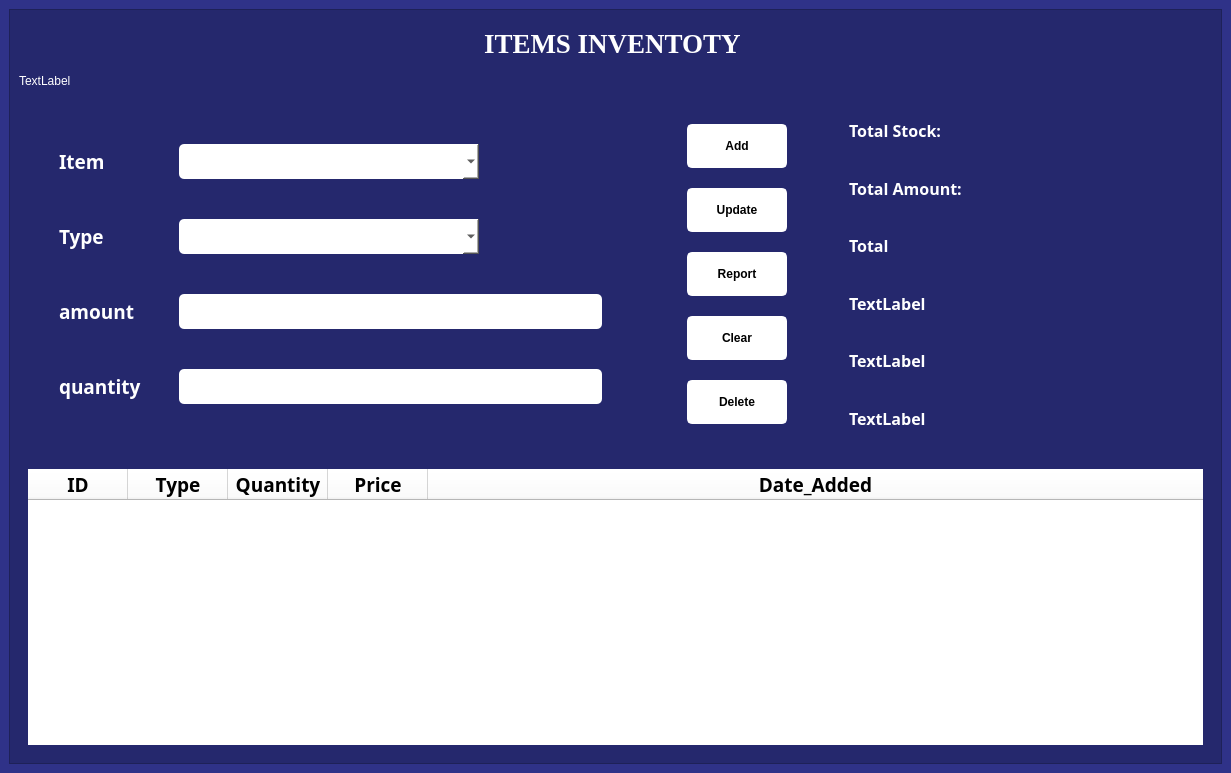
<?xml version="1.0" encoding="UTF-8"?>
<ui version="4.0">
 <class>MainWindow</class>
 <widget class="QMainWindow" name="MainWindow">
  <property name="geometry">
   <rect>
    <x>0</x>
    <y>0</y>
    <width>1231</width>
    <height>773</height>
   </rect>
  </property>
  <property name="windowTitle">
   <string>MainWindow</string>
  </property>
  <property name="styleSheet">
   <string notr="true">background-color: rgba(44, 47, 134, 200);
color: white;</string>
  </property>
  <widget class="QWidget" name="centralwidget">
   <property name="styleSheet">
    <string notr="true">background-color: rgba(44, 47, 134, 200);
color: white;</string>
   </property>
   <layout class="QVBoxLayout" name="verticalLayout_2">
    <item>
     <widget class="QFrame" name="frame">
      <property name="styleSheet">
       <string notr="true">background-color: rgba(0, 0, 0, 50);</string>
      </property>
      <property name="frameShape">
       <enum>QFrame::StyledPanel</enum>
      </property>
      <property name="frameShadow">
       <enum>QFrame::Raised</enum>
      </property>
      <layout class="QVBoxLayout" name="verticalLayout_3">
       <item>
        <widget class="QFrame" name="frame_2">
         <property name="minimumSize">
          <size>
           <width>1038</width>
           <height>0</height>
          </size>
         </property>
         <property name="styleSheet">
          <string notr="true">background-color: none;
border: none;
</string>
         </property>
         <property name="frameShape">
          <enum>QFrame::StyledPanel</enum>
         </property>
         <property name="frameShadow">
          <enum>QFrame::Raised</enum>
         </property>
         <layout class="QVBoxLayout" name="verticalLayout">
          <item alignment="Qt::AlignHCenter">
           <widget class="QLabel" name="label_8">
            <property name="font">
             <font>
              <family>Times New Roman</family>
              <pointsize>20</pointsize>
              <bold>true</bold>
             </font>
            </property>
            <property name="text">
             <string>ITEMS INVENTOTY </string>
            </property>
           </widget>
          </item>
         </layout>
        </widget>
       </item>
       <item>
        <widget class="QLabel" name="error_label">
         <property name="styleSheet">
          <string notr="true">background-color: none;
border: none;
</string>
         </property>
         <property name="text">
          <string>TextLabel</string>
         </property>
        </widget>
       </item>
       <item>
        <widget class="QFrame" name="frame_3">
         <property name="styleSheet">
          <string notr="true">#frame_3{
	color: rgb(255, 255, 255);
padding: 10px;
background-color: none;
border: none;
}

#frame_4{
	height: 80px;
	border-radius: 9px;
	background-color: rgb(81, 161, 134);
	padding-left: 10px;
	color: rgb(255, 255, 255);
padding:5px;

}
QPushButton{
	color: white;
	border-radius: 9px;
	border: 2px solid white;
	background-color: rgb(0, 0, 99);
	padding: 2px;
	height: 20px;
	font: 700 11pt &quot;Segoe UI&quot;;
}

QPushButton::hover{
	background-color: rgb(255, 98, 46);
padding: 20px;
}

QComboBox{
	background-color: rgb(255, 255, 255);
	border-radius: 5px;
	padding: 5px;
	color: rgb(0, 0, 0);
}

QComboBox::hover{
	background-color: rgb(255, 255, 255);
}

QLineEdit{
	background-color: rgb(255, 255, 255);
	border-radius: 5px;
	padding: 5px;
	color: rgb(0, 0, 0);
}
QSpinBox::hover{
	background-color: rgb(255, 255, 255);
}</string>
         </property>
         <property name="frameShape">
          <enum>QFrame::StyledPanel</enum>
         </property>
         <property name="frameShadow">
          <enum>QFrame::Raised</enum>
         </property>
         <layout class="QHBoxLayout" name="horizontalLayout">
          <property name="spacing">
           <number>25</number>
          </property>
          <property name="leftMargin">
           <number>0</number>
          </property>
          <property name="topMargin">
           <number>0</number>
          </property>
          <property name="rightMargin">
           <number>0</number>
          </property>
          <property name="bottomMargin">
           <number>0</number>
          </property>
          <item>
           <layout class="QGridLayout" name="gridLayout_3">
            <item row="0" column="0">
             <layout class="QGridLayout" name="gridLayout">
              <property name="leftMargin">
               <number>30</number>
              </property>
              <property name="topMargin">
               <number>20</number>
              </property>
              <property name="rightMargin">
               <number>30</number>
              </property>
              <property name="bottomMargin">
               <number>20</number>
              </property>
              <property name="horizontalSpacing">
               <number>10</number>
              </property>
              <property name="verticalSpacing">
               <number>20</number>
              </property>
              <item row="1" column="3">
               <widget class="QComboBox" name="itemtype">
                <property name="maximumSize">
                 <size>
                  <width>300</width>
                  <height>16777215</height>
                 </size>
                </property>
                <property name="font">
                 <font>
                  <family>Manrope</family>
                  <pointsize>12</pointsize>
                 </font>
                </property>
               </widget>
              </item>
              <item row="0" column="3">
               <widget class="QComboBox" name="category">
                <property name="minimumSize">
                 <size>
                  <width>200</width>
                  <height>0</height>
                 </size>
                </property>
                <property name="maximumSize">
                 <size>
                  <width>300</width>
                  <height>16777215</height>
                 </size>
                </property>
                <property name="font">
                 <font>
                  <family>Manrope</family>
                  <pointsize>12</pointsize>
                 </font>
                </property>
               </widget>
              </item>
              <item row="3" column="0">
               <widget class="QLabel" name="label_4">
                <property name="minimumSize">
                 <size>
                  <width>90</width>
                  <height>0</height>
                 </size>
                </property>
                <property name="maximumSize">
                 <size>
                  <width>40</width>
                  <height>16777215</height>
                 </size>
                </property>
                <property name="font">
                 <font>
                  <family>Quincy</family>
                  <pointsize>14</pointsize>
                  <bold>true</bold>
                 </font>
                </property>
                <property name="styleSheet">
                 <string notr="true">background-color: none;
border: none;
</string>
                </property>
                <property name="text">
                 <string>quantity</string>
                </property>
               </widget>
              </item>
              <item row="1" column="0">
               <widget class="QLabel" name="label">
                <property name="minimumSize">
                 <size>
                  <width>90</width>
                  <height>0</height>
                 </size>
                </property>
                <property name="maximumSize">
                 <size>
                  <width>40</width>
                  <height>16777215</height>
                 </size>
                </property>
                <property name="font">
                 <font>
                  <family>Quincy</family>
                  <pointsize>14</pointsize>
                  <bold>true</bold>
                 </font>
                </property>
                <property name="styleSheet">
                 <string notr="true">background-color: none;
border: none;
</string>
                </property>
                <property name="text">
                 <string>Type</string>
                </property>
               </widget>
              </item>
              <item row="2" column="3">
               <widget class="QLineEdit" name="itemAmount">
                <property name="font">
                 <font>
                  <family>Manrope</family>
                  <pointsize>12</pointsize>
                 </font>
                </property>
               </widget>
              </item>
              <item row="0" column="0">
               <widget class="QLabel" name="label_2">
                <property name="minimumSize">
                 <size>
                  <width>90</width>
                  <height>0</height>
                 </size>
                </property>
                <property name="maximumSize">
                 <size>
                  <width>40</width>
                  <height>16777215</height>
                 </size>
                </property>
                <property name="font">
                 <font>
                  <family>Quincy</family>
                  <pointsize>14</pointsize>
                  <bold>true</bold>
                 </font>
                </property>
                <property name="styleSheet">
                 <string notr="true">background-color: none;
border: none;
</string>
                </property>
                <property name="text">
                 <string>Item</string>
                </property>
               </widget>
              </item>
              <item row="2" column="0">
               <widget class="QLabel" name="label_3">
                <property name="minimumSize">
                 <size>
                  <width>110</width>
                  <height>0</height>
                 </size>
                </property>
                <property name="maximumSize">
                 <size>
                  <width>40</width>
                  <height>16777215</height>
                 </size>
                </property>
                <property name="font">
                 <font>
                  <family>Quincy</family>
                  <pointsize>14</pointsize>
                  <bold>true</bold>
                 </font>
                </property>
                <property name="styleSheet">
                 <string notr="true">background-color: none;
border: none;
</string>
                </property>
                <property name="text">
                 <string>amount</string>
                </property>
               </widget>
              </item>
              <item row="3" column="3">
               <widget class="QLineEdit" name="itemquant">
                <property name="font">
                 <font>
                  <family>Manrope</family>
                  <pointsize>12</pointsize>
                 </font>
                </property>
               </widget>
              </item>
             </layout>
            </item>
            <item row="0" column="1">
             <layout class="QGridLayout" name="gridLayout_2">
              <property name="leftMargin">
               <number>30</number>
              </property>
              <property name="topMargin">
               <number>20</number>
              </property>
              <property name="rightMargin">
               <number>30</number>
              </property>
              <property name="bottomMargin">
               <number>20</number>
              </property>
              <property name="horizontalSpacing">
               <number>10</number>
              </property>
              <property name="verticalSpacing">
               <number>20</number>
              </property>
              <item row="1" column="0">
               <widget class="QPushButton" name="pushButton_8">
                <property name="minimumSize">
                 <size>
                  <width>100</width>
                  <height>0</height>
                 </size>
                </property>
                <property name="maximumSize">
                 <size>
                  <width>100</width>
                  <height>16777215</height>
                 </size>
                </property>
                <property name="styleSheet">
                 <string notr="true">QPushButton:hover {              
	background-color: rgb(76, 80, 197);
}
QPushButton{
	background-color: rgb(255, 255, 255);
	border-radius: 5px;
	padding: 10px;
	color: rgb(0, 0, 0);
	width: 90px;
	font-weight: 900;
}</string>
                </property>
                <property name="text">
                 <string>Update</string>
                </property>
                <property name="icon">
                 <iconset resource="../../static.qrc">
                  <normaloff>:/logo/images/approve_and_update_100px.png</normaloff>:/logo/images/approve_and_update_100px.png</iconset>
                </property>
                <property name="iconSize">
                 <size>
                  <width>24</width>
                  <height>24</height>
                 </size>
                </property>
               </widget>
              </item>
              <item row="4" column="0">
               <widget class="QPushButton" name="pushButton">
                <property name="minimumSize">
                 <size>
                  <width>100</width>
                  <height>0</height>
                 </size>
                </property>
                <property name="maximumSize">
                 <size>
                  <width>100</width>
                  <height>16777215</height>
                 </size>
                </property>
                <property name="styleSheet">
                 <string notr="true">QPushButton:hover {              
	background-color: rgb(76, 80, 197);
}
QPushButton{
	background-color: rgb(255, 255, 255);
	border-radius: 5px;
	padding: 10px;
	color: rgb(0, 0, 0);
	width: 90px;
	font-weight: 900;
}</string>
                </property>
                <property name="text">
                 <string>Delete</string>
                </property>
                <property name="icon">
                 <iconset resource="../../static.qrc">
                  <normaloff>:/logo/images/delete_100px.png</normaloff>:/logo/images/delete_100px.png</iconset>
                </property>
                <property name="iconSize">
                 <size>
                  <width>24</width>
                  <height>24</height>
                 </size>
                </property>
               </widget>
              </item>
              <item row="0" column="0">
               <widget class="QPushButton" name="pushButton_2">
                <property name="minimumSize">
                 <size>
                  <width>100</width>
                  <height>0</height>
                 </size>
                </property>
                <property name="maximumSize">
                 <size>
                  <width>100</width>
                  <height>16777215</height>
                 </size>
                </property>
                <property name="styleSheet">
                 <string notr="true">QPushButton:hover {              
	background-color: rgb(76, 80, 197);
}
QPushButton{
	background-color: rgb(255, 255, 255);
	border-radius: 5px;
	padding: 10px;
	color: rgb(0, 0, 0);
	width: 90px;
	font-weight: 900;
}</string>
                </property>
                <property name="text">
                 <string>Add</string>
                </property>
                <property name="icon">
                 <iconset resource="../../static.qrc">
                  <normaloff>:/logo/images/joyent_48px.png</normaloff>:/logo/images/joyent_48px.png</iconset>
                </property>
                <property name="iconSize">
                 <size>
                  <width>22</width>
                  <height>22</height>
                 </size>
                </property>
               </widget>
              </item>
              <item row="3" column="0">
               <widget class="QPushButton" name="pushButton_7">
                <property name="minimumSize">
                 <size>
                  <width>100</width>
                  <height>0</height>
                 </size>
                </property>
                <property name="maximumSize">
                 <size>
                  <width>100</width>
                  <height>16777215</height>
                 </size>
                </property>
                <property name="styleSheet">
                 <string notr="true">QPushButton:hover {              
	background-color: rgb(76, 80, 197);
}
QPushButton{
	background-color: rgb(255, 255, 255);
	border-radius: 5px;
	padding: 10px;
	color: rgb(0, 0, 0);
	width: 90px;
	font-weight: 900;
}</string>
                </property>
                <property name="text">
                 <string>Clear</string>
                </property>
                <property name="icon">
                 <iconset resource="../../static.qrc">
                  <normaloff>:/logo/images/clear_symbol_48px.png</normaloff>:/logo/images/clear_symbol_48px.png</iconset>
                </property>
                <property name="iconSize">
                 <size>
                  <width>24</width>
                  <height>24</height>
                 </size>
                </property>
               </widget>
              </item>
              <item row="2" column="0">
               <widget class="QPushButton" name="sale_entery_report">
                <property name="minimumSize">
                 <size>
                  <width>100</width>
                  <height>0</height>
                 </size>
                </property>
                <property name="maximumSize">
                 <size>
                  <width>100</width>
                  <height>16777215</height>
                 </size>
                </property>
                <property name="styleSheet">
                 <string notr="true">QPushButton:hover {              
	background-color: rgb(76, 80, 197);
}
QPushButton{
	background-color: rgb(255, 255, 255);
	border-radius: 5px;
	padding: 10px;
	color: rgb(0, 0, 0);
	width: 90px;
	font-weight: 900;
}</string>
                </property>
                <property name="text">
                 <string>Report</string>
                </property>
                <property name="icon">
                 <iconset resource="../../static.qrc">
                  <normaloff>:/logo/images/report_card_48px.png</normaloff>:/logo/images/report_card_48px.png</iconset>
                </property>
                <property name="iconSize">
                 <size>
                  <width>23</width>
                  <height>23</height>
                 </size>
                </property>
               </widget>
              </item>
             </layout>
            </item>
           </layout>
          </item>
          <item>
           <widget class="QFrame" name="frame_4">
            <property name="minimumSize">
             <size>
              <width>360</width>
              <height>120</height>
             </size>
            </property>
            <property name="maximumSize">
             <size>
              <width>350</width>
              <height>400</height>
             </size>
            </property>
            <property name="styleSheet">
             <string notr="true">#frame_4{
background-color: none;
border: none;
}

#label_5,#label_6,#label_9,#label_11,#label_13,#label_15{
	color: rgb(255, 255, 255);
border-radius:1px;
}
#totalpriceLabel,#totalstockLabel, #label_10, #label_12, #label_14, #label_16{
	background-color: rgb(255, 255, 255);
}</string>
            </property>
            <property name="frameShape">
             <enum>QFrame::StyledPanel</enum>
            </property>
            <property name="frameShadow">
             <enum>QFrame::Raised</enum>
            </property>
            <layout class="QGridLayout" name="gridLayout_5">
             <property name="leftMargin">
              <number>2</number>
             </property>
             <property name="topMargin">
              <number>2</number>
             </property>
             <property name="rightMargin">
              <number>2</number>
             </property>
             <property name="bottomMargin">
              <number>2</number>
             </property>
             <property name="horizontalSpacing">
              <number>2</number>
             </property>
             <property name="verticalSpacing">
              <number>19</number>
             </property>
             <item row="1" column="0">
              <widget class="QLabel" name="total_amount">
               <property name="font">
                <font>
                 <family>Manrope ExtraBold</family>
                 <pointsize>12</pointsize>
                 <bold>true</bold>
                </font>
               </property>
               <property name="styleSheet">
                <string notr="true">background-color: none;
border: none;
</string>
               </property>
               <property name="text">
                <string>Total Amount:</string>
               </property>
              </widget>
             </item>
             <item row="3" column="0">
              <widget class="QLabel" name="label_11">
               <property name="font">
                <font>
                 <family>Manrope ExtraBold</family>
                 <pointsize>12</pointsize>
                 <bold>true</bold>
                </font>
               </property>
               <property name="styleSheet">
                <string notr="true">background-color: none;
border: none;
</string>
               </property>
               <property name="text">
                <string>TextLabel</string>
               </property>
              </widget>
             </item>
             <item row="5" column="0">
              <widget class="QLabel" name="label_15">
               <property name="font">
                <font>
                 <family>Manrope ExtraBold</family>
                 <pointsize>12</pointsize>
                 <bold>true</bold>
                </font>
               </property>
               <property name="styleSheet">
                <string notr="true">background-color: none;
border: none;
</string>
               </property>
               <property name="text">
                <string>TextLabel</string>
               </property>
              </widget>
             </item>
             <item row="0" column="0">
              <widget class="QLabel" name="total_stock">
               <property name="font">
                <font>
                 <family>Manrope ExtraBold</family>
                 <pointsize>12</pointsize>
                 <bold>true</bold>
                </font>
               </property>
               <property name="styleSheet">
                <string notr="true">background-color: none;
border: none;
</string>
               </property>
               <property name="text">
                <string>Total Stock:</string>
               </property>
              </widget>
             </item>
             <item row="2" column="0">
              <widget class="QLabel" name="label_9">
               <property name="font">
                <font>
                 <family>Manrope ExtraBold</family>
                 <pointsize>12</pointsize>
                 <bold>true</bold>
                </font>
               </property>
               <property name="styleSheet">
                <string notr="true">background-color: none;
border: none;
</string>
               </property>
               <property name="text">
                <string>Total</string>
               </property>
              </widget>
             </item>
             <item row="4" column="0">
              <widget class="QLabel" name="label_13">
               <property name="font">
                <font>
                 <family>Manrope ExtraBold</family>
                 <pointsize>12</pointsize>
                 <bold>true</bold>
                </font>
               </property>
               <property name="styleSheet">
                <string notr="true">background-color: none;
border: none;
</string>
               </property>
               <property name="text">
                <string>TextLabel</string>
               </property>
              </widget>
             </item>
            </layout>
           </widget>
          </item>
         </layout>
        </widget>
       </item>
       <item>
        <widget class="QFrame" name="frame_5">
         <property name="styleSheet">
          <string notr="true">background-color: none;
border: none;</string>
         </property>
         <property name="frameShape">
          <enum>QFrame::StyledPanel</enum>
         </property>
         <property name="frameShadow">
          <enum>QFrame::Raised</enum>
         </property>
         <layout class="QGridLayout" name="gridLayout_4">
          <item row="0" column="0">
           <widget class="QTableWidget" name="tableWidget">
            <property name="styleSheet">
             <string notr="true">font: 800 12pt &quot;Manrope ExtraBold&quot;;
background-color: rgb(255, 255, 255);
color: black;</string>
            </property>
            <attribute name="horizontalHeaderStretchLastSection">
             <bool>true</bool>
            </attribute>
            <column>
             <property name="text">
              <string>ID</string>
             </property>
             <property name="font">
              <font>
               <family>Quincy</family>
               <pointsize>14</pointsize>
               <bold>true</bold>
              </font>
             </property>
            </column>
            <column>
             <property name="text">
              <string>Type</string>
             </property>
             <property name="font">
              <font>
               <family>Quincy</family>
               <pointsize>14</pointsize>
               <bold>true</bold>
              </font>
             </property>
            </column>
            <column>
             <property name="text">
              <string>Quantity</string>
             </property>
             <property name="font">
              <font>
               <family>Quincy</family>
               <pointsize>14</pointsize>
               <bold>true</bold>
              </font>
             </property>
            </column>
            <column>
             <property name="text">
              <string>Price</string>
             </property>
             <property name="font">
              <font>
               <family>Quincy</family>
               <pointsize>14</pointsize>
               <bold>true</bold>
              </font>
             </property>
            </column>
            <column>
             <property name="text">
              <string>Date_Added</string>
             </property>
             <property name="font">
              <font>
               <family>Quincy</family>
               <pointsize>14</pointsize>
               <bold>true</bold>
              </font>
             </property>
            </column>
           </widget>
          </item>
         </layout>
        </widget>
       </item>
      </layout>
     </widget>
    </item>
   </layout>
  </widget>
 </widget>
 <resources>
  <include location="../../static.qrc"/>
 </resources>
 <connections/>
</ui>
